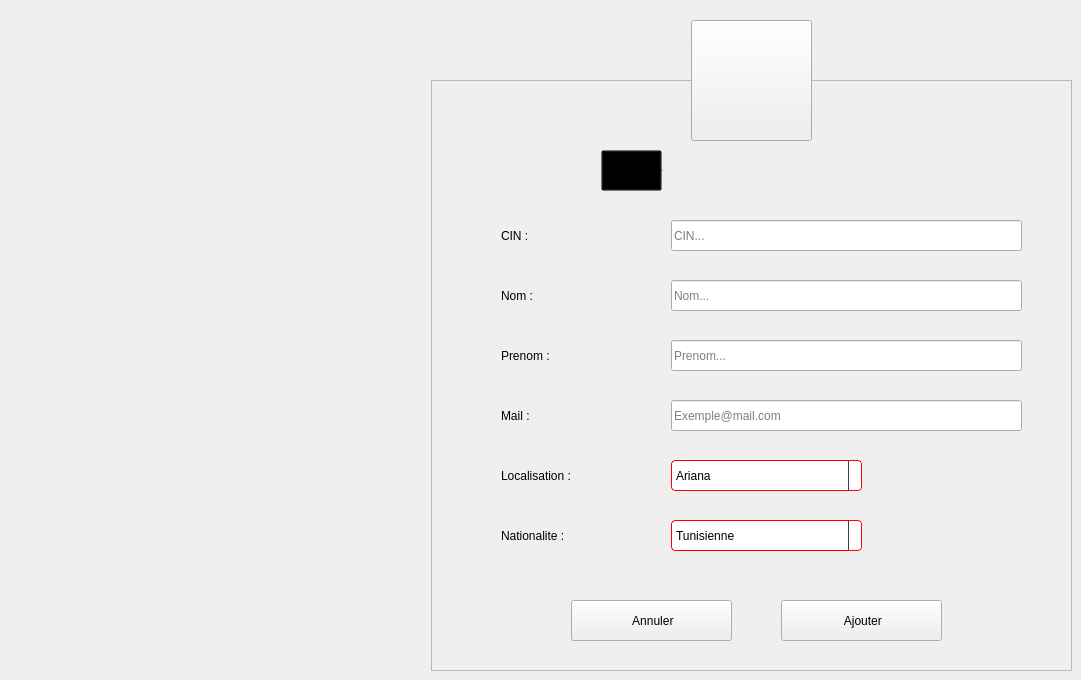
    <widget class="QWidget" name="Ajouter_intervenant">
     <widget class="QToolButton" name="toolButton_3">
      <property name="geometry">
       <rect>
        <x>691</x>
        <y>20</y>
        <width>121</width>
        <height>121</height>
       </rect>
      </property>
      <property name="styleSheet">
       <string notr="true"/>
      </property>
      <property name="text">
       <string/>
      </property>
      <property name="icon">
       <iconset>
        <normaloff>:/Recources/Images/judge.png</normaloff>:/Recources/Images/judge.png</iconset>
      </property>
      <property name="iconSize">
       <size>
        <width>64</width>
        <height>64</height>
       </size>
      </property>
     </widget>
     <widget class="QFrame" name="frame_4">
      <property name="geometry">
       <rect>
        <x>431</x>
        <y>80</y>
        <width>641</width>
        <height>591</height>
       </rect>
      </property>
      <property name="styleSheet">
       <string notr="true"/>
      </property>
      <property name="frameShape">
       <enum>QFrame::StyledPanel</enum>
      </property>
      <property name="frameShadow">
       <enum>QFrame::Raised</enum>
      </property>
      <widget class="QLabel" name="L_AjouterIntervenant">
       <property name="geometry">
        <rect>
         <x>220</x>
         <y>70</y>
         <width>281</width>
         <height>41</height>
        </rect>
       </property>
       <property name="font">
        <font>
         <family>century gothic</family>
         <pointsize>-1</pointsize>
         <weight>75</weight>
         <bold>true</bold>
        </font>
       </property>
       <property name="styleSheet">
        <string notr="true">background: transparent;</string>
       </property>
       <property name="text">
        <string>Ajouter un Intervenant</string>
       </property>
      </widget>
      <widget class="QLabel" name="L_ANomIntervenant">
       <property name="geometry">
        <rect>
         <x>70</x>
         <y>200</y>
         <width>121</width>
         <height>31</height>
        </rect>
       </property>
       <property name="styleSheet">
        <string notr="true">background: transparent;</string>
       </property>
       <property name="text">
        <string>Nom :</string>
       </property>
      </widget>
      <widget class="QLabel" name="L_APrenomIntervenant">
       <property name="geometry">
        <rect>
         <x>70</x>
         <y>260</y>
         <width>121</width>
         <height>31</height>
        </rect>
       </property>
       <property name="styleSheet">
        <string notr="true">background: transparent;</string>
       </property>
       <property name="text">
        <string>Prenom :</string>
       </property>
      </widget>
      <widget class="QLabel" name="L_ANationaliteIntervenant">
       <property name="geometry">
        <rect>
         <x>70</x>
         <y>440</y>
         <width>131</width>
         <height>31</height>
        </rect>
       </property>
       <property name="styleSheet">
        <string notr="true">background: transparent;</string>
       </property>
       <property name="text">
        <string>Nationalite :</string>
       </property>
      </widget>
      <widget class="QLabel" name="L_ALocalIntervenant">
       <property name="geometry">
        <rect>
         <x>70</x>
         <y>380</y>
         <width>141</width>
         <height>31</height>
        </rect>
       </property>
       <property name="styleSheet">
        <string notr="true">background: transparent;</string>
       </property>
       <property name="text">
        <string>Localisation :</string>
       </property>
      </widget>
      <widget class="QLabel" name="L_AMailIntervenant">
       <property name="geometry">
        <rect>
         <x>70</x>
         <y>320</y>
         <width>141</width>
         <height>31</height>
        </rect>
       </property>
       <property name="styleSheet">
        <string notr="true">background: transparent;</string>
       </property>
       <property name="text">
        <string>Mail :</string>
       </property>
      </widget>
      <widget class="QLineEdit" name="LE_ANomIntervenant">
       <property name="geometry">
        <rect>
         <x>240</x>
         <y>200</y>
         <width>351</width>
         <height>31</height>
        </rect>
       </property>
       <property name="placeholderText">
        <string>Nom...</string>
       </property>
      </widget>
      <widget class="QLineEdit" name="LE_APrenomIntervenant">
       <property name="geometry">
        <rect>
         <x>240</x>
         <y>260</y>
         <width>351</width>
         <height>31</height>
        </rect>
       </property>
       <property name="placeholderText">
        <string>Prenom...</string>
       </property>
      </widget>
      <widget class="QLineEdit" name="LE_AMailIntervenant">
       <property name="geometry">
        <rect>
         <x>240</x>
         <y>320</y>
         <width>351</width>
         <height>31</height>
        </rect>
       </property>
       <property name="text">
        <string/>
       </property>
       <property name="placeholderText">
        <string>Exemple@mail.com</string>
       </property>
      </widget>
      <widget class="QPushButton" name="B_AConfirmerIntervenant">
       <property name="geometry">
        <rect>
         <x>350</x>
         <y>520</y>
         <width>161</width>
         <height>41</height>
        </rect>
       </property>
       <property name="cursor">
        <cursorShape>PointingHandCursor</cursorShape>
       </property>
       <property name="text">
        <string> Ajouter</string>
       </property>
       <property name="icon">
        <iconset>
         <normaloff>:/Recources/Images/confirm.png</normaloff>:/Recources/Images/confirm.png</iconset>
       </property>
       <property name="iconSize">
        <size>
         <width>20</width>
         <height>20</height>
        </size>
       </property>
      </widget>
      <widget class="QPushButton" name="B_AAnnulerIntervenant">
       <property name="geometry">
        <rect>
         <x>140</x>
         <y>520</y>
         <width>161</width>
         <height>41</height>
        </rect>
       </property>
       <property name="cursor">
        <cursorShape>PointingHandCursor</cursorShape>
       </property>
       <property name="styleSheet">
        <string notr="true"/>
       </property>
       <property name="text">
        <string> Annuler</string>
       </property>
       <property name="icon">
        <iconset>
         <normaloff>:/Recources/Images/close.png</normaloff>:/Recources/Images/close.png</iconset>
       </property>
       <property name="iconSize">
        <size>
         <width>16</width>
         <height>16</height>
        </size>
       </property>
      </widget>
      <widget class="QToolButton" name="toolButton_4">
       <property name="geometry">
        <rect>
         <x>170</x>
         <y>70</y>
         <width>61</width>
         <height>41</height>
        </rect>
       </property>
       <property name="styleSheet">
        <string notr="true">background: transparent;</string>
       </property>
       <property name="text">
        <string/>
       </property>
       <property name="icon">
        <iconset>
         <normaloff>:/Recources/Images/add-user.png</normaloff>:/Recources/Images/add-user.png</iconset>
       </property>
       <property name="iconSize">
        <size>
         <width>30</width>
         <height>30</height>
        </size>
       </property>
      </widget>
      <widget class="QLabel" name="L_ACinIntervenant">
       <property name="geometry">
        <rect>
         <x>70</x>
         <y>140</y>
         <width>121</width>
         <height>31</height>
        </rect>
       </property>
       <property name="styleSheet">
        <string notr="true">background: transparent;</string>
       </property>
       <property name="text">
        <string>CIN :</string>
       </property>
      </widget>
      <widget class="QLineEdit" name="LE_ACinIntervenant">
       <property name="geometry">
        <rect>
         <x>240</x>
         <y>140</y>
         <width>351</width>
         <height>31</height>
        </rect>
       </property>
       <property name="maxLength">
        <number>99999999</number>
       </property>
       <property name="placeholderText">
        <string>CIN...</string>
       </property>
      </widget>
      <widget class="QComboBox" name="CB_ANationaliteIntervenant">
       <property name="geometry">
        <rect>
         <x>240</x>
         <y>440</y>
         <width>191</width>
         <height>31</height>
        </rect>
       </property>
       <property name="styleSheet">
        <string notr="true">QComboBox {
  border: 1px solid red;
  border-radius: 4px;
  background: white;
}

QComboBox QAbstractItemView {
  border: 1px solid black;
  border-radius: 0;
  background-color: white;
  selection-background-color:#305068;
}

QComboBox QAbstractItemView:hover {
  background-color: white;
  color: #F0F0F0;
}

QComboBox QAbstractItemView:selected {
  background: #1464A0;
  color: #32414B;
}

QComboBox QAbstractItemView:alternate {
  background: #19232D;
}

QComboBox:disabled {
  background-color: #19232D;
  color: #787878;
}

QComboBox:hover {
  border: 1px solid #148CD2;
}

QComboBox:focus {
  border: 1px solid #1464A0;
}

QComboBox:on {
  selection-background-color: #1464A0;
}

QComboBox::item:checked {
  font-weight: bold;
}

QComboBox::item:selected {
  border: 0px solid transparent;
}

QComboBox::drop-down {
  subcontrol-origin: padding;
  subcontrol-position: top right;
  width: 12px;
  border-left: 1px solid #32414B;
}</string>
       </property>
       <item>
        <property name="text">
         <string>Tunisienne</string>
        </property>
       </item>
       <item>
        <property name="text">
         <string>Francaise</string>
        </property>
       </item>
       <item>
        <property name="text">
         <string>Algerienne</string>
        </property>
       </item>
       <item>
        <property name="text">
         <string>Libanaise</string>
        </property>
       </item>
       <item>
        <property name="text">
         <string>Autres...</string>
        </property>
       </item>
      </widget>
      <widget class="QLabel" name="L_ACinIntAlert">
       <property name="geometry">
        <rect>
         <x>240</x>
         <y>170</y>
         <width>351</width>
         <height>21</height>
        </rect>
       </property>
       <property name="styleSheet">
        <string notr="true">background: transparent;
font-size: 12px;</string>
       </property>
       <property name="text">
        <string/>
       </property>
      </widget>
      <widget class="QLabel" name="L_ANomIntAlert">
       <property name="geometry">
        <rect>
         <x>240</x>
         <y>230</y>
         <width>351</width>
         <height>21</height>
        </rect>
       </property>
       <property name="styleSheet">
        <string notr="true">background: transparent;
font-size: 12px;</string>
       </property>
       <property name="text">
        <string/>
       </property>
      </widget>
      <widget class="QLabel" name="L_APrenomIntAlert">
       <property name="geometry">
        <rect>
         <x>240</x>
         <y>290</y>
         <width>351</width>
         <height>21</height>
        </rect>
       </property>
       <property name="styleSheet">
        <string notr="true">background: transparent;
font-size: 12px;</string>
       </property>
       <property name="text">
        <string/>
       </property>
      </widget>
      <widget class="QLabel" name="L_ALocalIntAlert">
       <property name="geometry">
        <rect>
         <x>240</x>
         <y>350</y>
         <width>351</width>
         <height>21</height>
        </rect>
       </property>
       <property name="styleSheet">
        <string notr="true">background: transparent;
font-size: 12px;</string>
       </property>
       <property name="text">
        <string/>
       </property>
      </widget>
      <widget class="QLabel" name="L_AMailIntAlert">
       <property name="geometry">
        <rect>
         <x>240</x>
         <y>410</y>
         <width>351</width>
         <height>21</height>
        </rect>
       </property>
       <property name="styleSheet">
        <string notr="true">background: transparent;
font-size: 12px;</string>
       </property>
       <property name="text">
        <string/>
       </property>
      </widget>
      <widget class="QComboBox" name="CB_ALocalIntervenant">
       <property name="geometry">
        <rect>
         <x>240</x>
         <y>380</y>
         <width>191</width>
         <height>31</height>
        </rect>
       </property>
       <property name="styleSheet">
        <string notr="true">QComboBox {
  border: 1px solid red;
  border-radius: 4px;
  background: white;
}

QComboBox QAbstractItemView {
  border: 1px solid black;
  border-radius: 0;
  background-color: white;
  selection-background-color:#305068;
}

QComboBox QAbstractItemView:hover {
  background-color: white;
  color: #F0F0F0;
}

QComboBox QAbstractItemView:selected {
  background: #1464A0;
  color: #32414B;
}

QComboBox QAbstractItemView:alternate {
  background: #19232D;
}

QComboBox:disabled {
  background-color: #19232D;
  color: #787878;
}

QComboBox:hover {
  border: 1px solid #148CD2;
}

QComboBox:focus {
  border: 1px solid #1464A0;
}

QComboBox:on {
  selection-background-color: #1464A0;
}

QComboBox::item:checked {
  font-weight: bold;
}

QComboBox::item:selected {
  border: 0px solid transparent;
}

QComboBox::drop-down {
  subcontrol-origin: padding;
  subcontrol-position: top right;
  width: 12px;
  border-left: 1px solid #32414B;
}</string>
       </property>
       <item>
        <property name="text">
         <string>Ariana</string>
        </property>
       </item>
       <item>
        <property name="text">
         <string>Beja</string>
        </property>
       </item>
       <item>
        <property name="text">
         <string>Ben Arous</string>
        </property>
       </item>
       <item>
        <property name="text">
         <string>Bizerte</string>
        </property>
       </item>
       <item>
        <property name="text">
         <string>Gabes</string>
        </property>
       </item>
       <item>
        <property name="text">
         <string>Gafsa</string>
        </property>
       </item>
       <item>
        <property name="text">
         <string>Jendouba</string>
        </property>
       </item>
       <item>
        <property name="text">
         <string>Kairouan</string>
        </property>
       </item>
       <item>
        <property name="text">
         <string>Kasserine</string>
        </property>
       </item>
       <item>
        <property name="text">
         <string>Kebili</string>
        </property>
       </item>
       <item>
        <property name="text">
         <string>Le Kef</string>
        </property>
       </item>
       <item>
        <property name="text">
         <string>La Manouba</string>
        </property>
       </item>
       <item>
        <property name="text">
         <string>Monastir</string>
        </property>
       </item>
       <item>
        <property name="text">
         <string>Mahdia</string>
        </property>
       </item>
       <item>
        <property name="text">
         <string>Medenine</string>
        </property>
       </item>
       <item>
        <property name="text">
         <string>Nabeul</string>
        </property>
       </item>
       <item>
        <property name="text">
         <string>Sousse</string>
        </property>
       </item>
       <item>
        <property name="text">
         <string>Sfax</string>
        </property>
       </item>
       <item>
        <property name="text">
         <string>Siliana</string>
        </property>
       </item>
       <item>
        <property name="text">
         <string>Sidi Bouzid</string>
        </property>
       </item>
       <item>
        <property name="text">
         <string>Tunis</string>
        </property>
       </item>
       <item>
        <property name="text">
         <string>Tataouine</string>
        </property>
       </item>
       <item>
        <property name="text">
         <string>Tozeur</string>
        </property>
       </item>
       <item>
        <property name="text">
         <string>Zaghouan</string>
        </property>
       </item>
      </widget>
     </widget>
     <zorder>frame_4</zorder>
     <zorder>toolButton_3</zorder>
    </widget>
